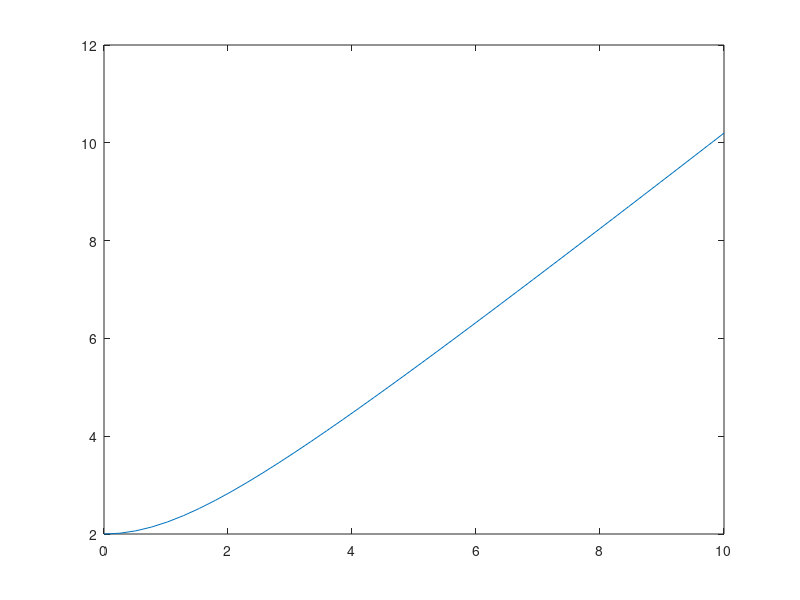

Recreate this plot in MATLAB. (Note: this script raises an error after producing the figure.)
% clear workspace
clear
% set x as a range of 40 values between 0 and 10
x = linspace(0, 10, 40);
% set f as an anonymous function that takes two arguments
f = @(u, a) sqrt(u .^ 2 + a .^ 2);
% set y1 as the result of f applied to x and 2
y1 = f(x, 2);
% plot x and y1
plot(x, y1);
% calculate the mean of y1 as M
M = mean(y1);
% multiply M by 0.1 and set to A
A = M * 0.1;
% set z as the result of do_array_3 applied A, 0, and 20
z = do_array_3(A, 0, 20);
% add z and y1 and set to w
w = z + y1;
% plot x and w and allow additional plots to be added
hold on;
plot(x, w);
% set y2 as the result of f applied to x and 9
y2 = f(x, 9);
% plot x and y2
plot(x, y2)
% set t as the result of do_array_3 applied to 1.1,0.9,20
t = do_array_3(1.1, 0.9, 20);
% multiply t by y2 and set to v
v = t .* y2;
% plot x and v
plot(x, v)
